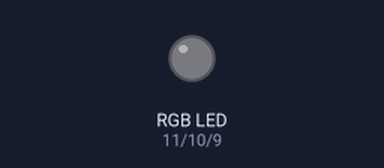
Simulated run of this sketch. Board: Arduino Uno, built with avr-gcc and run on an emulated ATmega328P. On the bench: an RGB LED mixed from three pins (HIGH = lit). Dim RGB values are drawn brighter than linear.

Above: at 0.05 s.
At 5.75 s:
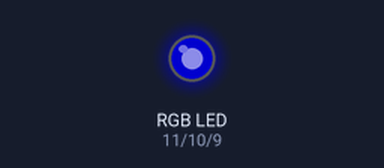
At 11.55 s:
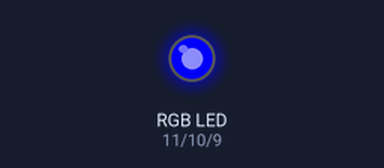
At 23.15 s:
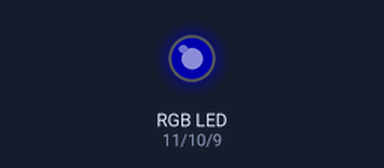
Timing chart, 0 to 33.3 s (numbered marks = the images above):
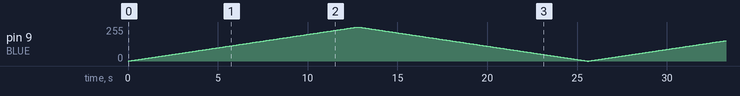

The sketch:

8_analogBrightness.ino
```cpp
int RED = 11;
int GREEN = 10;
int BLUE = 9;

void setup(){
  pinMode(RED,OUTPUT);
  pinMode(GREEN,OUTPUT);
  pinMode(BLUE,OUTPUT);
}

void loop(){
  for(int i=0; i<=255; i++){
    analogWrite(BLUE,i);
    delay(50);
  }
  for(int i=255; i>=0; i--){
    analogWrite(BLUE,i);
    delay(50);
  }
}
```
